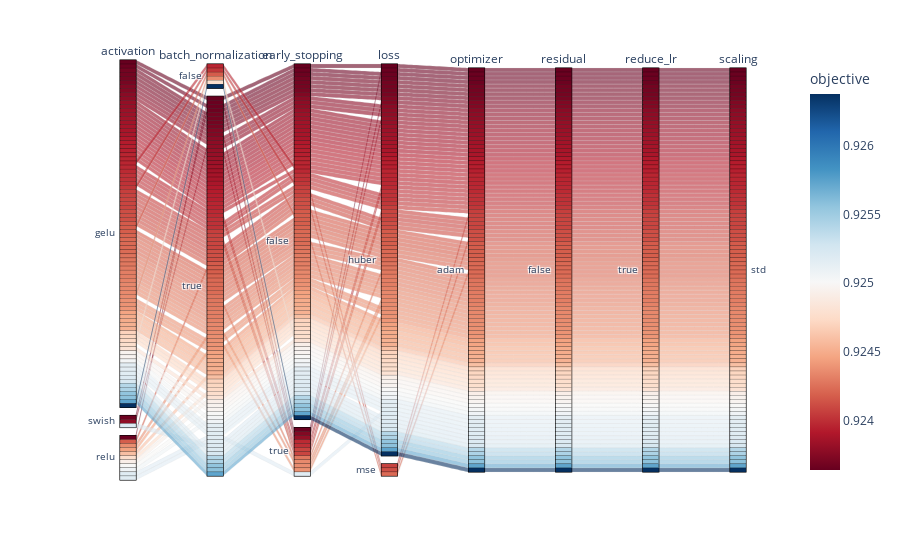

Source (notebook cell):
### Code cell
fig = px.parallel_categories(df[:topk], 
                             dimensions=cat_params,
                             color="objective", 
                             color_continuous_scale=px.colors.diverging.RdBu,
                             labels={p_name:p_name[2:] for p_name in df.columns if p_name.startswith("p:")})
fig.show()

### Figure 1 — Plotly figure (JSON) as saved in the notebook; plotly's stock layout.template omitted (floating-point values rounded to 4 significant figures)
{"data": [{"dimensions": [{"label": "activation", "values": ["gelu", "gelu", "gelu", "gelu", "gelu", "gelu", "gelu", "gelu", "swish", "relu", "relu", "gelu", "gelu", "gelu", "relu", "gelu", "relu", "gelu", "gelu", "relu", "gelu", "gelu", "relu", "gelu", "gelu", "gelu", "relu", "gelu", "gelu", "gelu", "gelu", "gelu", "relu", "gelu", "gelu", "gelu", "relu", "gelu", "gelu", "gelu", "gelu", "gelu", "gelu", "gelu", "gelu", "gelu", "gelu", "gelu", "gelu", "gelu", "gelu", "gelu", "gelu", "gelu", "relu", "gelu", "gelu", "gelu", "gelu", "gelu", "gelu", "gelu", "gelu", "gelu", "gelu", "gelu", "gelu", "gelu", "gelu", "gelu", "gelu", "gelu", "gelu", "gelu", "gelu", "gelu", "gelu", "gelu", "gelu", "gelu", "gelu", "gelu", "gelu", "gelu", "gelu", "gelu", "gelu", "swish", "gelu", "gelu", "gelu", "gelu", "gelu", "gelu", "gelu", "gelu", "swish", "gelu", "relu", "gelu"]}, {"label": "batch_normalization", "values": [false, true, true, true, true, true, true, true, true, true, true, true, true, true, true, true, true, true, true, true, true, false, true, true, true, true, true, true, true, true, true, true, true, true, true, true, true, false, true, true, true, true, true, true, true, true, true, true, true, true, true, true, true, true, true, false, true, true, true, true, true, true, true, true, true, false, true, true, true, true, true, false, true, true, true, true, true, true, true, true, true, true, true, true, true, true, true, true, true, true, true, true, true, true, true, true, true, true, true, true]}, {"label": "early_stopping", "values": [false, false, false, false, false, false, false, false, false, false, true, false, false, false, false, false, false, false, false, false, false, false, false, false, false, false, false, false, false, false, false, false, false, false, true, false, false, true, true, false, false, false, false, false, false, true, false, false, false, false, false, false, false, false, false, false, false, false, false, false, false, true, true, false, false, false, false, false, true, true, false, false, false, false, false, false, false, false, false, false, false, false, false, false, false, false, true, false, false, false, true, false, false, false, false, false, false, false, true, false]}, {"label": "loss", "values": ["huber", "huber", "huber", "huber", "huber", "huber", "huber", "huber", "huber", "huber", "huber", "huber", "huber", "huber", "huber", "huber", "huber", "huber", "huber", "huber", "huber", "huber", "huber", "huber", "huber", "huber", "huber", "huber", "huber", "huber", "huber", "huber", "huber", "huber", "huber", "huber", "huber", "huber", "huber", "huber", "huber", "huber", "huber", "huber", "huber", "huber", "huber", "huber", "huber", "mse", "huber", "huber", "huber", "huber", "huber", "huber", "huber", "mse", "huber", "huber", "huber", "huber", "huber", "mse", "huber", "huber", "huber", "huber", "huber", "huber", "huber", "huber", "huber", "huber", "huber", "huber", "huber", "huber", "huber", "huber", "huber", "huber", "huber", "huber", "huber", "huber", "huber", "huber", "huber", "huber", "huber", "huber", "huber", "huber", "huber", "huber", "huber", "huber", "huber", "huber"]}, {"label": "optimizer", "values": ["adam", "adam", "adam", "adam", "adam", "adam", "adam", "adam", "adam", "adam", "adam", "adam", "adam", "adam", "adam", "adam", "adam", "adam", "adam", "adam", "adam", "adam", "adam", "adam", "adam", "adam", "adam", "adam", "adam", "adam", "adam", "adam", "adam", "adam", "adam", "adam", "adam", "adam", "adam", "adam", "adam", "adam", "adam", "adam", "adam", "adam", "adam", "adam", "adam", "adam", "adam", "adam", "adam", "adam", "adam", "adam", "adam", "adam", "adam", "adam", "adam", "adam", "adam", "adam", "adam", "adam", "adam", "adam", "adam", "adam", "adam", "adam", "adam", "adam", "adam", "adam", "adam", "adam", "adam", "adam", "adam", "adam", "adam", "adam", "adam", "adam", "adam", "adam", "adam", "adam", "adam", "adam", "adam", "adam", "adam", "adam", "adam", "adam", "adam", "adam"]}, {"label": "residual", "values": [false, false, false, false, false, false, false, false, false, false, false, false, false, false, false, false, false, false, false, false, false, false, false, false, false, false, false, false, false, false, false, false, false, false, false, false, false, false, false, false, false, false, false, false, false, false, false, false, false, false, false, false, false, false, false, false, false, false, false, false, false, false, false, false, false, false, false, false, false, false, false, false, false, false, false, false, false, false, false, false, false, false, false, false, false, false, false, false, false, false, false, false, false, false, false, false, false, false, false, false]}, {"label": "reduce_lr", "values": [true, true, true, true, true, true, true, true, true, true, true, true, true, true, true, true, true, true, true, true, true, true, true, true, true, true, true, true, true, true, true, true, true, true, true, true, true, true, true, true, true, true, true, true, true, true, true, true, true, true, true, true, true, true, true, true, true, true, true, true, true, true, true, true, true, true, true, true, true, true, true, true, true, true, true, true, true, true, true, true, true, true, true, true, true, true, true, true, true, true, true, true, true, true, true, true, true, true, true, true]}, {"label": "scaling", "values": ["std", "std", "std", "std", "std", "std", "std", "std", "std", "std", "std", "std", "std", "std", "std", "std", "std", "std", "std", "std", "std", "std", "std", "std", "std", "std", "std", "std", "std", "std", "std", "std", "std", "std", "std", "std", "std", "std", "std", "std", "std", "std", "std", "std", "std", "std", "std", "std", "std", "std", "std", "std", "std", "std", "std", "std", "std", "std", "std", "std", "std", "std", "std", "std", "std", "std", "std", "std", "std", "std", "std", "std", "std", "std", "std", "std", "std", "std", "std", "std", "std", "std", "std", "std", "std", "std", "std", "std", "std", "std", "std", "std", "std", "std", "std", "std", "std", "std", "std", "std"]}], "domain": {"x": [0, 1], "y": [0, 1]}, "line": {"color": [0.9264, 0.9257, 0.9256, 0.9256, 0.9254, 0.9254, 0.9252, 0.9252, 0.9252, 0.9252, 0.9252, 0.9252, 0.9252, 0.9252, 0.9251, 0.925, 0.925, 0.925, 0.925, 0.9249, 0.9248, 0.9248, 0.9248, 0.9247, 0.9247, 0.9247, 0.9246, 0.9245, 0.9245, 0.9245, 0.9245, 0.9245, 0.9244, 0.9244, 0.9244, 0.9244, 0.9244, 0.9244, 0.9244, 0.9243, 0.9243, 0.9243, 0.9243, 0.9243, 0.9243, 0.9243, 0.9243, 0.9243, 0.9242, 0.9242, 0.9242, 0.9242, 0.9242, 0.9242, 0.9242, 0.9242, 0.9242, 0.9241, 0.9241, 0.9241, 0.9241, 0.9241, 0.9241, 0.9241, 0.9241, 0.924, 0.924, 0.924, 0.924, 0.924, 0.924, 0.924, 0.924, 0.924, 0.9239, 0.9239, 0.9239, 0.9239, 0.9239, 0.9239, 0.9239, 0.9239, 0.9239, 0.9238, 0.9238, 0.9238, 0.9238, 0.9238, 0.9238, 0.9238, 0.9237, 0.9237, 0.9237, 0.9237, 0.9237, 0.9237, 0.9237, 0.9237, 0.9237, 0.9236], "coloraxis": "coloraxis"}, "name": "", "type": "parcats"}], "layout": {"autosize": true, "coloraxis": {"colorbar": {"title": {"text": "objective"}}, "colorscale": [[0, "rgb(103,0,31)"], [0.1, "rgb(178,24,43)"], [0.2, "rgb(214,96,77)"], [0.3, "rgb(244,165,130)"], [0.4, "rgb(253,219,199)"], [0.5, "rgb(247,247,247)"], [0.6, "rgb(209,229,240)"], [0.7, "rgb(146,197,222)"], [0.8, "rgb(67,147,195)"], [0.9, "rgb(33,102,172)"], [1, "rgb(5,48,97)"]]}, "legend": {"tracegroupgap": 0}, "margin": {"t": 60}}}
